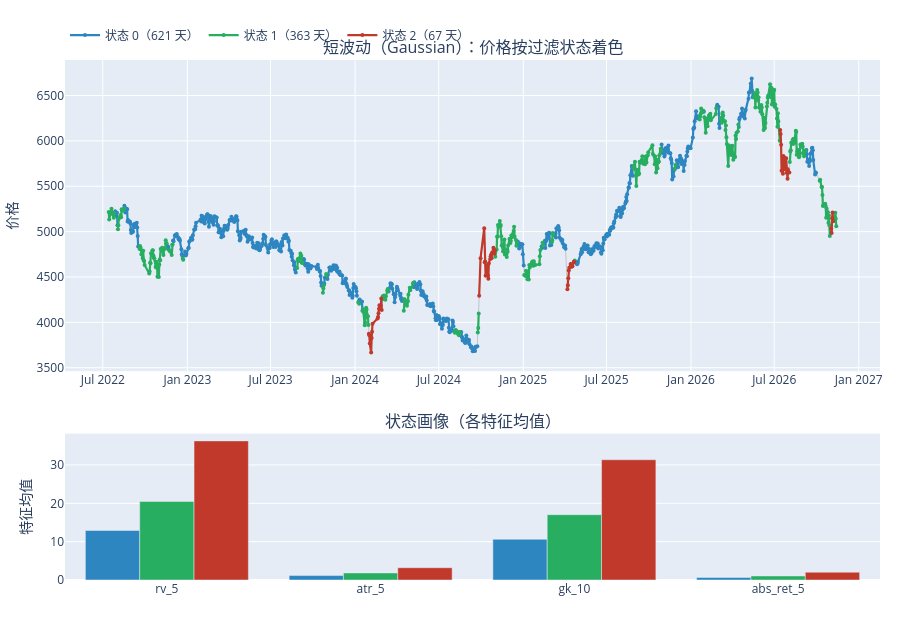

The notebook cell saved with this chart:
### Markdown cell above
## 二、短波动（Gaussian）

### Code cell
plot_states('短波动').show()

### Figure 1 — Plotly figure (JSON) as saved in the notebook; plotly's stock layout.template omitted (floating-point values rounded to 4 significant figures; data arrays with more than 128 entries replaced by an {"elided": "..."} marker saying what was removed)
{"data": [{"line": {"color": "#BDC3C7", "width": 1}, "mode": "lines", "name": "价格", "showlegend": false, "type": "scatter", "x": {"elided": "1051 str values"}, "xaxis": "x", "y": {"elided": "1051 float values"}, "yaxis": "y"}, {"line": {"color": "#2E86C1", "width": 2.2}, "marker": {"color": "#2E86C1", "size": 4}, "mode": "lines+markers", "name": "状态 0（621 天）", "type": "scatter", "x": {"elided": "1051 str values"}, "xaxis": "x", "y": {"elided": "1051 float values"}, "yaxis": "y"}, {"line": {"color": "#27AE60", "width": 2.2}, "marker": {"color": "#27AE60", "size": 4}, "mode": "lines+markers", "name": "状态 1（363 天）", "type": "scatter", "x": {"elided": "1051 str values"}, "xaxis": "x", "y": {"elided": "1051 float values"}, "yaxis": "y"}, {"line": {"color": "#C0392B", "width": 2.2}, "marker": {"color": "#C0392B", "size": 4}, "mode": "lines+markers", "name": "状态 2（67 天）", "type": "scatter", "x": {"elided": "1051 str values"}, "xaxis": "x", "y": {"elided": "1051 float values"}, "yaxis": "y"}, {"marker": {"color": "#2E86C1"}, "name": "状态 0", "showlegend": false, "type": "bar", "x": ["rv_5", "atr_5", "gk_10", "abs_ret_5"], "xaxis": "x2", "y": [12.91, 1.16, 10.63, 0.67], "yaxis": "y2"}, {"marker": {"color": "#27AE60"}, "name": "状态 1", "showlegend": false, "type": "bar", "x": ["rv_5", "atr_5", "gk_10", "abs_ret_5"], "xaxis": "x2", "y": [20.48, 1.84, 17.03, 1.05], "yaxis": "y2"}, {"marker": {"color": "#C0392B"}, "name": "状态 2", "showlegend": false, "type": "bar", "x": ["rv_5", "atr_5", "gk_10", "abs_ret_5"], "xaxis": "x2", "y": [36.28, 3.2, 31.36, 2.03], "yaxis": "y2"}], "layout": {"annotations": [{"font": {"size": 16}, "showarrow": false, "text": "短波动（Gaussian）：价格按过滤状态着色", "x": 0.5, "xanchor": "center", "xref": "paper", "y": 1.0, "yanchor": "bottom", "yref": "paper"}, {"font": {"size": 16}, "showarrow": false, "text": "状态画像（各特征均值）", "x": 0.5, "xanchor": "center", "xref": "paper", "y": 0.2816, "yanchor": "bottom", "yref": "paper"}], "height": 620, "hovermode": "x unified", "legend": {"orientation": "h", "y": 1.02, "yanchor": "bottom"}, "margin": {"b": 40, "l": 40, "r": 20, "t": 60}, "xaxis": {"anchor": "y", "domain": [0.0, 1.0]}, "xaxis2": {"anchor": "y2", "domain": [0.0, 1.0]}, "yaxis": {"anchor": "x", "domain": [0.4016, 1.0], "title": {"text": "价格"}}, "yaxis2": {"anchor": "x2", "domain": [0.0, 0.2816], "title": {"text": "特征均值"}}}}
